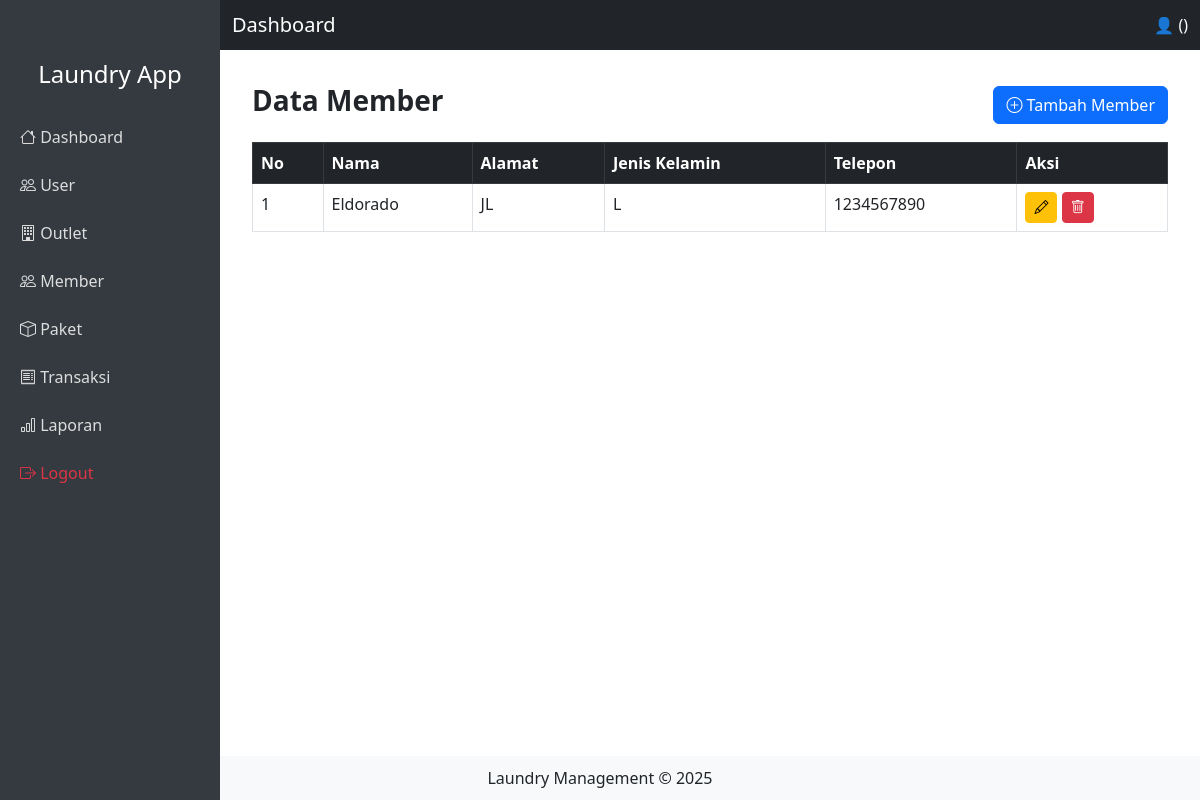
/pages/member/index.php, run on the app's committed database.
### tables this page shows
CREATE TABLE `tb_member` (
  `id` int(11) NOT NULL,
  `nama` varchar(100) DEFAULT NULL,
  `alamat` text DEFAULT NULL,
  `jenis_kelamin` enum('L','P') DEFAULT NULL,
  `tlp` varchar(15) DEFAULT NULL
);

### pages/member/index.php (the view)
<?php
include "../../template/header.php";
include "../../config/database.php";
$q = mysqli_query($conn, "SELECT * FROM tb_member");
?>
<div class="container-fluid mt-5 pt-3">
  <div class="d-flex justify-content-between align-items-center mb-3">
    <h3 class="fw-bold">Data Member</h3>
    <a href="add.php" class="btn btn-primary"><i class="bi bi-plus-circle"></i> Tambah Member</a>
  </div>
  <table class="table table-bordered table-hover">
    <thead class="table-dark">
      <tr>
        <th>No</th>
        <th>Nama</th>
        <th>Alamat</th>
        <th>Jenis Kelamin</th>
        <th>Telepon</th>
        <th>Aksi</th>
      </tr>
    </thead>
    <tbody>
      <?php $no=1; while($row=mysqli_fetch_assoc($q)) { ?>
      <tr>
        <td><?= $no++; ?></td>
        <td><?= $row['nama']; ?></td>
        <td><?= $row['alamat']; ?></td>
        <td><?= $row['jenis_kelamin']; ?></td>
        <td><?= $row['tlp']; ?></td>
        <td>
          <a href="edit.php?id=<?= $row['id']; ?>" class="btn btn-sm btn-warning"><i class="bi bi-pencil"></i></a>
          <a href="delete.php?id=<?= $row['id']; ?>" class="btn btn-sm btn-danger" onclick="return confirm('Yakin hapus data ini?');"><i class="bi bi-trash"></i></a>
        </td>
      </tr>
      <?php } ?>
    </tbody>
  </table>
</div>
<?php include "../../template/footer.php"; ?>

### template/header.php (style rules this page uses)
body { min-height: 100vh; display: flex; flex-direction: column; }

### data on the page
tb_member: nama "Eldorado", alamat "JL", jenis_kelamin "L", tlp "1234567890"
